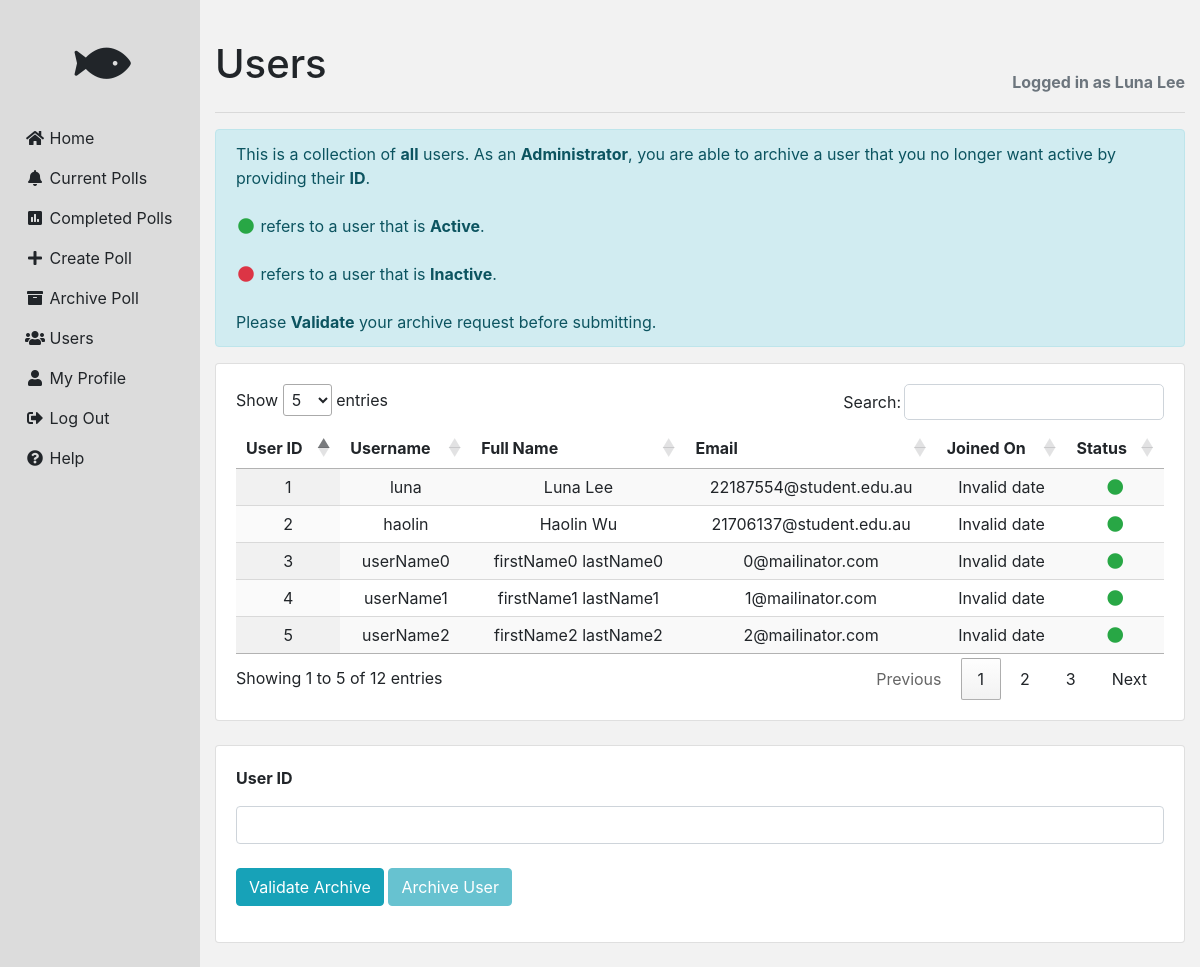
The app's page /users/archive (signed in) with its own data.
### app/models.py (models this page shows, shortened)
class PaginatedAPIMixin(object):
    @staticmethod
    def to_collection_dict(query, page, per_page, endpoint, **kwargs):
        resources = query.paginate(page, per_page, False)
        data = {
            'items': [item.to_dict() for item in resources.items],
            '_meta': {
                'page': page,
                'per_page': per_page,
                'total_pages': resources.pages,
                'total_items': resources.total
            },
            '_links': {
                'self': url_for(endpoint, page=page, per_page=per_page,
                                **kwargs),
                'next': url_for(endpoint, page=page + 1, per_page=per_page,
                                **kwargs) if resources.has_next else None,
                'prev': url_for(endpoint, page=page - 1, per_page=per_page,
                                **kwargs) if resources.has_prev else None
            }
        }
        return data

class User(PaginatedAPIMixin, UserMixin, db.Model):
    __tablename__ = 'users'
    __table_args__ = {'sqlite_autoincrement': True}
    token = db.Column(db.String(32), index=True, unique=True)
    token_expiration = db.Column(db.DateTime)
    userId = db.Column(db.Integer, primary_key=True, autoincrement=True)
    firstName = db.Column(db.String(64), nullable=False)
    lastName = db.Column(db.String(64))
    username = db.Column(db.String(64), nullable=False, unique=True)
    pwdHash = db.Column(db.String(128))
    email = db.Column(db.String(128), nullable=False, unique=True)
    ad_street = db.Column(db.String(64))
    ad_suburb = db.Column(db.String(64))
    ad_state = db.Column(db.String(64))
    ad_country = db.Column(db.String(64), server_default="Australia")
    createdAt = db.Column(db.DateTime)
    lastModifiedAt = db.Column(db.DateTime)
    isActive = db.Column(db.Boolean)
    isAdmin = db.Column(db.Boolean)
    lastLogin = db.Column(db.DateTime)
    currentLogin = db.Column(db.DateTime)

### app/main/routes.py (the view, shortened to what this page needs)
@bp.route('/users/archive', methods=['GET', 'POST'])
@login_required
def archive_users():
    if current_user.is_authenticated:
        if current_user.isAdmin:
            users=getAllUsers()
            form=deleteUserForm()
        else:
            flash(Markup('<script>Notify("Only an admin user can view this page.", null, null, "danger")</script>'))
            return redirect(url_for('main.index'))
    return render_template("archive-components/userArchive.html", title='Users', users=users, form=form)

### app/pollForm.py
class deleteUserForm(FlaskForm):
    userId = StringField('User ID')
    submit = SubmitField('Archive User')

### app/controllers.py (called while the page is built)
def getAllUsers():
    user = User.query.all()
    return user

### app/models.py (called while the page is built)
@login.user_loader
def load_user(userId):
    return User.query.get(int(userId))

### app/templates/archive-components/userArchive.html (shortened to what this page needs)
{% extends "base.html" %}
{% block content %}
  <div class="alert alert-info" role="alert">
    This is a collection of <strong>all</strong> users. As an <strong>Administrator</strong>, you are able to archive
    a user that you no longer want active by providing their <strong>ID</strong>.<br><br>
    <span data-toggle="tooltip" title="Active User"><i class="fa-fw fa fa-circle text-success"></i></span> refers to a
    user that is <strong>Active</strong>.<br><br>
    <span data-toggle="tooltip" title="Inactive User"><i class="fa-fw fa fa-circle text-danger"></i></span> refers to a
    user that is <strong>Inactive</strong>.<br><br>
    Please <strong>Validate</strong> your archive request before submitting.
  </div>
  <div class="card">
    <div class="card-body">
      <table id="table-users" class="display">
        <thead>
        <tr>
          <th>User ID</th>
          <th>Username</th>
          <th>Full Name</th>
          <th>Email</th>
          <th>Joined On</th>
          <th>Status</th>
        </tr>
        </thead>
        <tbody>
        {% for user in users %}
          <tr>
            <td>{{ user.userId }}</td>
            <td>{{ user.username }}</td>
            <td>{{ user.firstName }} {% if user.lastName %}{{ user.lastName }}{% endif %}</td>
            <td>{{ user.email }}</td>
            <td>
              {% if user.createdAt %}
                <span class="modify-time">{{ user.createdAt }}</span>
              {% else %}
                No Join Date
              {% endif %}
            </td>
            <td>
              {% if user.isActive %}
                <span data-toggle="tooltip" title="Active User">
                  <i class="fa-fw fa fa-circle text-success"></i>
                </span>
              {% else %}
                <span data-toggle="tooltip" title="Inactive User">
                  <i class="fa-fw fa fa-circle text-danger"></i>
                </span>
              {% endif %}
            </td>
          </tr>
        {% endfor %}
        </tbody>
      </table>
    </div>
  </div>
  <br>
  <div class="card">
    <form id="delete-user-form" action="" method="post" novalidate>
      <div class="card-body">
        <label><strong>{{ form.userId.label }}</strong></label>
        {{ form.userId(class="form-control") }}
        <br>
        <div id="button-container">
          <a id="validate-button" class="btn btn-info" style="color: #FFF">Validate Archive</a>
          {{ form.submit(class="btn btn-info", disabled='disabled') }}
        </div>
      </div>
    </form>
  </div>
  <br>
{% endblock %}

### app/templates/components/header.html
<div style="margin-top: 20px; display: flex; justify-content: space-between">
  <h1 class="header-title" style="display:inline">
    {{ title }}
  </h1>
  <span style="margin-top: 50px;font-weight: bold;color:#6c757d">
    {% if current_user.is_anonymous %}
      <a class="register-button" href="{{ url_for('main.register') }}">Register Account</a>
    {% else %}
      Logged in
      {% if current_user.firstName %}
        as {{ current_user.firstName }}
        {% if current_user.lastName %}
          {{ current_user.lastName }}
        {% endif %}
      {% endif %}
    {% endif %}
  </span>
</div>
<hr>

### app/static/css/base.css (style rules this page uses)
body { background-color: #f2f2f2; }
table { text-align: center; }
.header-title { margin-top: 20px; }
.card { overflow: hidden; }

### records on screen
User: firstName "Luna", lastName "Lee", userId "1", username "luna", email "22187554@student.edu.au", isActive True (drawn)
User: userId "2", username "haolin", firstName "Haolin", lastName "Wu", email "21706137@student.edu.au", isActive True (drawn)
User: userId "3", username "userName0", firstName "firstName0", lastName "lastName0", email "0@mailinator.com", isActive True (drawn)
User: userId "4", username "userName1", firstName "firstName1", lastName "lastName1", email "1@mailinator.com", isActive True (drawn)
User: userId "5", username "userName2", firstName "firstName2", lastName "lastName2", email "2@mailinator.com", isActive True (drawn)

### other values on screen
{{ title }} "Users"
